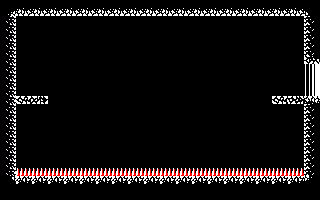

Tiled map render using the project's own tile images. Description and the whole map definition, tile-layer contents included, below:
An orthogonal 20x25 tile map with 16x8 px tiles, 1 tile layer (Capa de Patrones 1).

<map version="1.2" tiledversion="1.2.4" orientation="orthogonal" renderorder="right-down" width="20" height="25" tilewidth="16" tileheight="8" infinite="0" nextlayerid="2" nextobjectid="1">
 <tileset firstgid="1" source="tileset.tsx" />
 <layer id="1" name="Capa de Patrones 1" width="20" height="25">
  <data encoding="csv">
1,1,1,1,1,1,1,1,1,1,1,1,1,1,1,1,1,1,1,1,
19,13,13,13,13,13,13,13,13,13,13,13,13,13,13,13,13,13,13,20,
14,1,1,1,1,1,1,1,1,1,1,1,1,1,1,1,1,1,1,10,
14,1,1,1,1,1,1,1,1,1,1,1,1,1,1,1,1,1,1,10,
14,1,1,1,1,1,1,1,1,1,1,1,1,1,1,1,1,1,1,10,
14,1,1,1,1,1,1,1,1,1,1,1,1,1,1,1,1,1,1,10,
14,1,1,1,1,1,1,1,1,1,1,1,1,1,1,1,1,1,1,10,
14,1,1,1,1,1,1,1,1,1,1,1,1,1,1,1,1,1,1,15,
14,1,1,1,1,1,1,1,1,1,1,1,1,1,1,1,1,1,1,5,
14,1,1,1,1,1,1,1,1,1,1,1,1,1,1,1,1,1,1,5,
14,1,1,1,1,1,1,1,1,1,1,1,1,1,1,1,1,1,1,5,
14,1,1,1,1,1,1,1,1,1,1,1,1,1,1,1,1,1,1,5,
14,21,22,1,1,1,1,1,1,1,1,1,1,1,1,1,1,21,25,9,
14,1,1,1,1,1,1,1,1,1,1,1,1,1,1,1,1,1,1,10,
14,1,1,1,1,1,1,1,1,1,1,1,1,1,1,1,1,1,1,10,
14,1,1,1,1,1,1,1,1,1,1,1,1,1,1,1,1,1,1,10,
14,1,1,1,1,1,1,1,1,1,1,1,1,1,1,1,1,1,1,10,
14,1,1,1,1,1,1,1,1,1,1,1,1,1,1,1,1,1,1,10,
14,1,1,1,1,1,1,1,1,1,1,1,1,1,1,1,1,1,1,10,
14,1,1,1,1,1,1,1,1,1,1,1,1,1,1,1,1,1,1,10,
14,1,1,1,1,1,1,1,1,1,1,1,1,1,1,1,1,1,1,10,
14,2,2,2,2,2,2,2,2,2,2,2,2,2,2,2,2,2,2,10,
23,11,11,11,11,11,11,11,11,11,11,11,11,11,11,11,11,11,11,24,
1,1,1,1,1,1,1,1,1,1,1,1,1,1,1,1,1,1,1,1,
1,1,1,1,1,1,1,1,1,1,1,1,1,1,1,1,1,1,1,1
</data>
 </layer>
</map>
